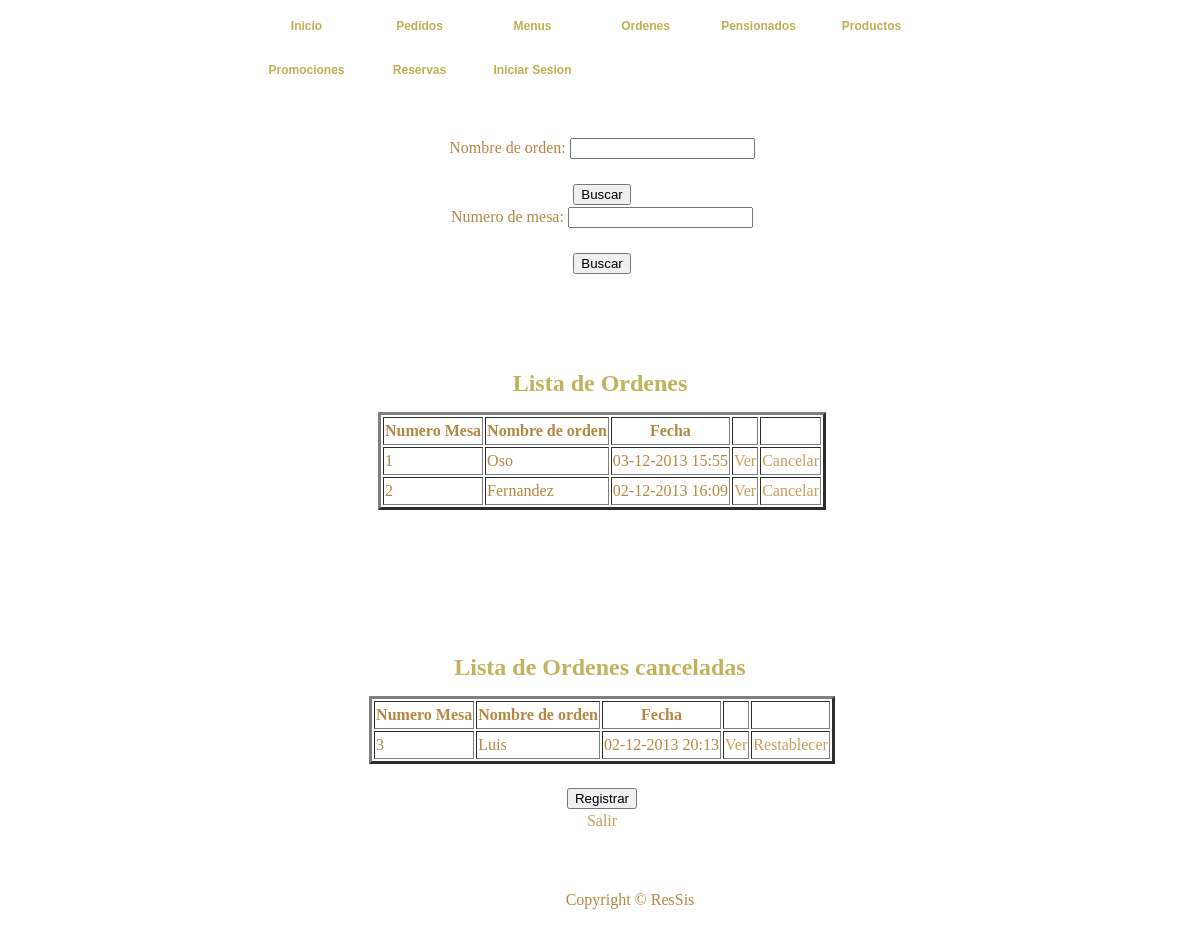
The app's page /Ordenes/index.php (signed in) with its own data.
### tables this page shows
CREATE TABLE `orden` (
  `cod_orden` bigint(20) NOT NULL AUTO_INCREMENT COMMENT 'Codigo de la orden',
  `num_mesa` int(2) NOT NULL COMMENT 'Numero de mesa de la orden',
  `nombre_cliente` varchar(40) NOT NULL COMMENT 'Nombre del cliente de la orden',
  `fecha` datetime NOT NULL COMMENT 'Fecha de la orden',
  `estado` tinyint(1) NOT NULL COMMENT 'Estado de la Orden Activa o Inactiva',
  PRIMARY KEY (`cod_orden`)
);

### Ordenes/index.php (the view, shortened to what this page needs)
<!DOCTYPE html PUBLIC "-//W3C//DTD XHTML 1.0 Transitional//EN" "http://www.w3.org/TR/xhtml1/DTD/xhtml1-transitional.dtd">
<HTML xmlns="http://www.w3.org/1999/xhtml">
	<HEAD>
	<link href="../CSS/templatemo_style.css" rel="stylesheet" type="text/css" />
		<?php require("../db/conexion_db.php");
		function mostrar_datos($res) {
			while($row=mysql_fetch_row($res)){
				$id=$row[0];
				$estado=$row[4];
				echo "<TR>";
				echo "<TD>".$row[1]."</TD>";
				echo "<TD>".$row[2]."</TD>";
				echo "<TD>".date_create($row[3])->format('d-m-Y H:i')."</TD>";
				echo "<TD>"."<a href=\"ver_orden.php?aux=$id\">Ver</a>"."</TD>";
				if ($row[4])
					echo "<TD>"."<a href=\"cancelar_orden.php?aux=$id&estado=$estado\">Cancelar</a>"."</TD>";
				else
					echo "<TD>"."<a href=\"cancelar_orden.php?aux=$id&estado=$estado\">Restablecer</a>"."</TD>";
				echo "</TR>";
			}
		}
		function obtener_datos($mesa, $nombre, $estado){
			if (!is_null($mesa)) {
				$res=mysql_query("SELECT * FROM orden where estado='$estado' and num_mesa = '$mesa' ORDER BY cod_orden DESC");
			} else {
				if (!is_null($nombre)){
					$res=mysql_query("SELECT * FROM orden where estado='$estado' and nombre_cliente like '%$nombre%' ORDER BY cod_orden DESC");
				} else {
					$res=mysql_query("SELECT * FROM orden where estado='$estado' ORDER BY cod_orden DESC");
				}
			}
			mostrar_datos($res);
		}
		function llenarTablas($estado){
			if(isset($_GET["Buscar"])){
				if(isset($_GET["mesa"])){
					obtener_datos($_GET["mesa"], null, $estado);
				} else {
					if(isset($_GET["nombre"])){
						obtener_datos(null, $_GET["nombre"], $estado);
					} else {
						obtener_datos(null, null, $estado);
					}
				}
			} else {
				obtener_datos(null, null, $estado);
			}
		}
		?>
	</HEAD>
	<BODY>
	<div id="templatemo_container">
			<div class="templatemo_topmenu">
				<ul>
      				<li><a href="../index.html" >Inicio</a></li>
      				<li><a href="../Pedidos/index.php">Pedidos</a></li>
      				<li><a href="../Menus/listaMenuDiario.php" >Menus</a></li>
				    <li><a href="index.php" class="current">Ordenes</a></li>
				    <li><a href="../Pensionados/listaPensionados.php">Pensionados</a></li>
				    <li><a href="../Productos/listaProductos.php">Productos</a></li>
				    <li><a href="../principalMarketing.php">Promociones</a></li>
				    <li><a href="../ReservaMesas/index.php">Reservas</a></li>
				    <li><a href="../Usuarios/login.php">Iniciar Sesion</a></li>
      			</ul>
			 </div>
			<BR>
		<div id="templatemo_content_section">
<BR><BR><CENTER>
		<FORM NAME="Datos1" Method="get" Action="index.php">
			Nombre de orden: <INPUT TYPE=Text NAME="nombre"><BR><br>
			<INPUT TYPE=Submit NAME="Buscar" VALUE="Buscar"><DD></DD>
		</FORM>
		<FORM NAME="Datos2" Method="get" Action="index.php">
			Numero de mesa: <INPUT TYPE=Text NAME="mesa"><BR><br>
			<INPUT TYPE=Submit NAME="Buscar" VALUE="Buscar"><DD></DD>
		</FORM>
		</div>
		<div id="templatemo_topsection">Lista de Ordenes<br></div>
<div id="templatemo_content_section">
<CENTER>
			<TABLE BORDER=3>
				<TR>
					<TH>Numero Mesa</TH>
					<TH>Nombre de orden</TH>
					<TH>Fecha</TH>
					<TH></TH>
					<TH></TH>
				</TR>
				<?php
					llenarTablas(1);
				?>
			</TABLE>
			</CENTER>
			<BR><BR>
			</div>
			<div id="templatemo_container">
			<div id="templatemo_topsection">Lista de Ordenes canceladas<br></div>
			<BR>
		<div id="templatemo_content_section">
<CENTER>
			<TABLE BORDER=3>
				<TR>
					<TH>Numero Mesa</TH>
					<TH>Nombre de orden</TH>
					<TH>Fecha</TH>
					<TH></TH>
					<TH></TH>
				</TR>
				<?php
					llenarTablas(0);
				?>
			</TABLE>
			<br>
			<form action="registrar_orden.php">
				<input type = "submit" name="Registrar" value = "Registrar">
			</form>
			<a href="../salir.php">Salir</a>
		</CENTER>
		<div id="templatemo_footer">Copyright © ResSis</div>
	</BODY>
</HTML>

### CSS/templatemo_style.css (style rules this page uses)
html { background: url(images/templatemo_html_bg.jpg) repeat; }
body { margin: 0; padding:0; font-family: "Times New Roman", Times, serif; font-size: 16px; line-height: 1.5em; color: #b48842; background: url(images/templatemo_body_bg.jpg) repeat-x center top; width: 100%; display: table; }
a:link, a:visited { color: #c89d59; text-decoration: none; }
#templatemo_container { width: 806px; margin: auto; }
.templatemo_topmenu { margin: auto; width: 700px; position:relative; }
.templatemo_topmenu ul { list-style: none; padding: 0px; margin: 0px; }
.templatemo_topmenu li { display: inline; }
.templatemo_topmenu li a { float: left; font-family: Arial, Helvetica, sans-serif; font-size: 12px; font-weight: bold; text-align: center; color: #beb052; width: 103px; height: 30px; margin-left: 5px; margin-right: 5px; padding-top: 14px; }
.templatemo_topmenu li a:hover, .templatemo_topmenu li .current { color: #beb052; background: url(images/templatemo_button_hover.jpg) no-repeat; }
#templatemo_topsection { float: left; margin-top: 40px; width: 806px; height: 48px; color: #c1b25d; font-size: 24px; font-weight: bold; padding-top: 50px; line-height: 1.6em; text-align: center; background: url(images/templatemo_title_bg.jpg) no-repeat; }
#templatemo_content_section { float: left; width: 750px; text-align: justify; padding-left: 30px; }
#templatemo_footer { float: left; margin: auto; margin-top: 20px; text-align: center; padding-top: 35px; width: 806px; height: 50px; background: url(images/templatemo_footer.jpg) no-repeat; background-position: top; }

### records on screen
orden: num_mesa "1", nombre_cliente "Oso", fecha "03-12-2013 15:55"
orden: num_mesa "2", nombre_cliente "Fernandez", fecha "02-12-2013 16:09"
orden: num_mesa "3", nombre_cliente "Luis", fecha "02-12-2013 20:13"
